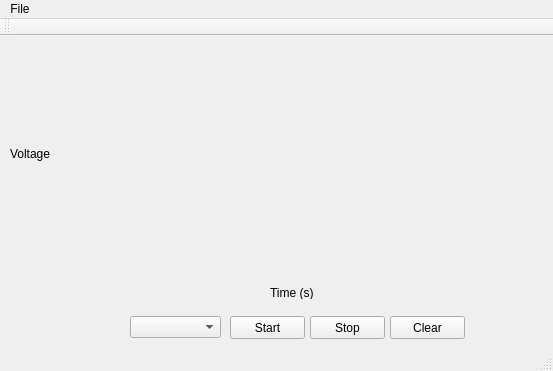
<?xml version="1.0" encoding="UTF-8"?>
<ui version="4.0">
 <class>MainWindow</class>
 <widget class="QMainWindow" name="MainWindow">
  <property name="geometry">
   <rect>
    <x>0</x>
    <y>0</y>
    <width>553</width>
    <height>371</height>
   </rect>
  </property>
  <property name="windowTitle">
   <string>DAQmx with PyQt</string>
  </property>
  <widget class="QWidget" name="centralwidget">
   <widget class="QPushButton" name="start_button">
    <property name="geometry">
     <rect>
      <x>230</x>
      <y>280</y>
      <width>75</width>
      <height>23</height>
     </rect>
    </property>
    <property name="text">
     <string>Start</string>
    </property>
   </widget>
   <widget class="QwtPlot" name="figure">
    <property name="geometry">
     <rect>
      <x>50</x>
      <y>10</y>
      <width>451</width>
      <height>231</height>
     </rect>
    </property>
    <property name="font">
     <font>
      <family>MS Shell Dlg 2</family>
      <pointsize>8</pointsize>
      <weight>50</weight>
      <italic>false</italic>
      <bold>false</bold>
     </font>
    </property>
    <property name="styleSheet">
     <string notr="true">font: 8pt &quot;MS Shell Dlg 2&quot;;</string>
    </property>
    <property name="frameShape">
     <enum>QFrame::NoFrame</enum>
    </property>
    <property name="frameShadow">
     <enum>QFrame::Plain</enum>
    </property>
    <property name="lineWidth">
     <number>1</number>
    </property>
   </widget>
   <widget class="QPushButton" name="stop_button">
    <property name="geometry">
     <rect>
      <x>310</x>
      <y>280</y>
      <width>75</width>
      <height>23</height>
     </rect>
    </property>
    <property name="text">
     <string>Stop</string>
    </property>
   </widget>
   <widget class="QLabel" name="label">
    <property name="geometry">
     <rect>
      <x>270</x>
      <y>250</y>
      <width>46</width>
      <height>13</height>
     </rect>
    </property>
    <property name="text">
     <string>Time (s)</string>
    </property>
   </widget>
   <widget class="QPushButton" name="clear_button">
    <property name="geometry">
     <rect>
      <x>390</x>
      <y>280</y>
      <width>75</width>
      <height>23</height>
     </rect>
    </property>
    <property name="text">
     <string>Clear</string>
    </property>
   </widget>
   <widget class="QLabel" name="label_2">
    <property name="geometry">
     <rect>
      <x>10</x>
      <y>110</y>
      <width>41</width>
      <height>16</height>
     </rect>
    </property>
    <property name="text">
     <string>Voltage</string>
    </property>
   </widget>
   <widget class="QComboBox" name="combo_box">
    <property name="geometry">
     <rect>
      <x>130</x>
      <y>280</y>
      <width>91</width>
      <height>22</height>
     </rect>
    </property>
   </widget>
  </widget>
  <widget class="QMenuBar" name="menubar">
   <property name="geometry">
    <rect>
     <x>0</x>
     <y>0</y>
     <width>553</width>
     <height>21</height>
    </rect>
   </property>
   <widget class="QMenu" name="menuFile">
    <property name="title">
     <string>File</string>
    </property>
    <addaction name="action_save"/>
   </widget>
   <addaction name="menuFile"/>
  </widget>
  <widget class="QStatusBar" name="statusbar"/>
  <widget class="QToolBar" name="toolBar">
   <property name="windowTitle">
    <string>toolBar</string>
   </property>
   <attribute name="toolBarArea">
    <enum>TopToolBarArea</enum>
   </attribute>
   <attribute name="toolBarBreak">
    <bool>false</bool>
   </attribute>
  </widget>
  <action name="action_save">
   <property name="text">
    <string>Save</string>
   </property>
  </action>
 </widget>
 <customwidgets>
  <customwidget>
   <class>QwtPlot</class>
   <extends>QFrame</extends>
   <header>qwt_plot.h</header>
  </customwidget>
 </customwidgets>
 <resources/>
 <connections/>
</ui>
